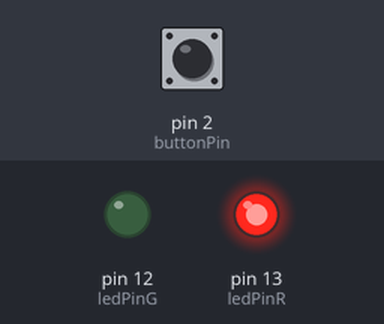
Bench run of a sketch on a simulated Arduino Uno, built with avr-gcc and run on an emulated ATmega328P. Parts: output pins drawn as LEDs (lit = HIGH). The inputs (shaded band) are chosen by the test bench; at power-on: pin 2 (buttonPin) LOW.

Above: at 1.2 s.
1.3 s: pin 2 (buttonPin) pulled HIGH for 0.15 s
At 1.37 s:
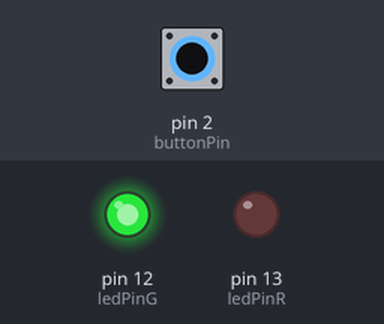
2.9 s: pin 2 (buttonPin) pulled HIGH for 3.2 s
At 7.4 s:
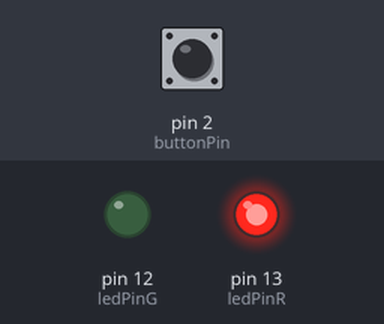
Timing chart, 0 to 8.9 s (numbered marks = the images above; inputs shaded):
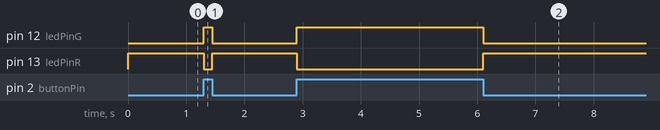

The sketch:

switch_blinking_led.ino
```cpp
const int buttonPin = 2;
const int ledPinR =  13;
const int ledPinG = 12;
int buttonState;


void setup() {

  pinMode(ledPinR, OUTPUT);
  pinMode(ledPinG, OUTPUT);
  pinMode(buttonPin, INPUT);
}

void loop() {


  buttonState = digitalRead(buttonPin);
  if (buttonState == HIGH) {

    digitalWrite(ledPinG, HIGH);
    digitalWrite(ledPinR, LOW );
  } else {

    digitalWrite(ledPinG, LOW);
    digitalWrite(ledPinR, HIGH);
  }
 }
```

Measured:
- after the input at 1.3 s, pin 12 (ledPinG): LOW → HIGH at once, → LOW 0.15 s later; pin 13 (ledPinR): HIGH → LOW at once, → HIGH 0.15 s later
- after the input at 2.9 s, pin 12 (ledPinG): LOW → HIGH at once, → LOW 3.2 s later; pin 13 (ledPinR): HIGH → LOW at once, → HIGH 3.2 s later
